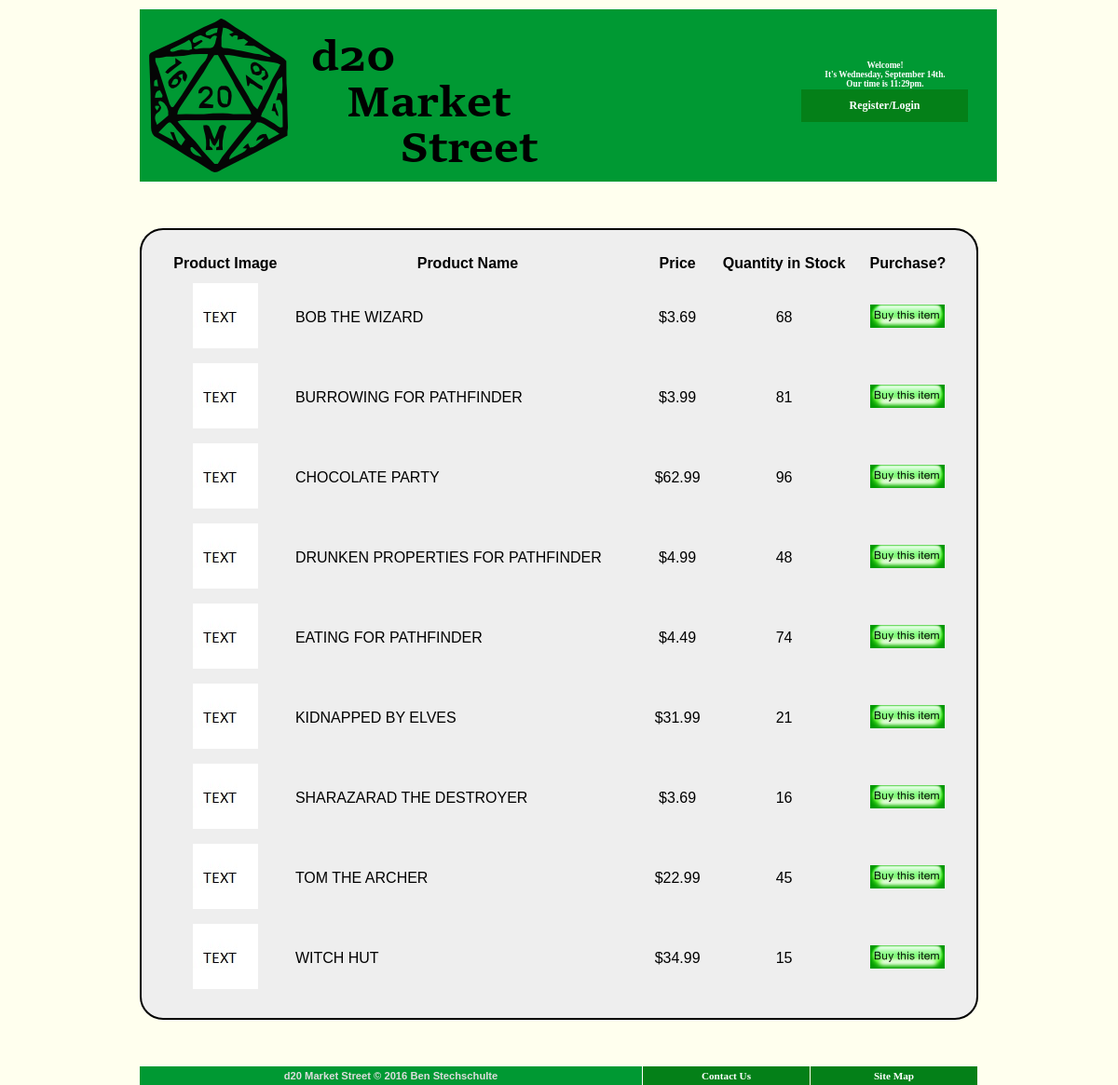
Screenshot of /digital.php with the database file from the repository.
### tables this page shows
CREATE TABLE `Products`
(
  `product_id` INT NOT NULL AUTO_INCREMENT,
  `product_category_code` VARCHAR(7) NOT NULL,
  `product_name` TINYTEXT NOT NULL,
  `product_price` DOUBLE NOT NULL,
  `product_inventory` INT NOT NULL,
  `product_size` VARCHAR(10) NOT NULL,
  `product_description` TEXT NOT NULL,
  `product_image_url` TINYTEXT NOT NULL,
  `product_additional_details` TINYTEXT NOT NULL,
  `store_id` INT NULL,
  PRIMARY KEY (`product_id`)
);

### scripts/displayCategory.php (the view, shortened to what this page needs)
<?php
include 'db.php';
$query = "SELECT * FROM `Products` WHERE `product_category_code` = '".$cat."' ORDER BY product_name ASC";
$category = mysqli_query($db_connection, $query)
    or die(mysqli_error($db_connection));
$numRecords = mysqli_num_rows($category);
echo "<div class=\"Products\"><table>";
echo "<tr><td align='center'><strong>Product Image</strong></td>
    <td align='center'><strong>Product Name</strong></td>
    <td align='center'><strong>Price</strong></td>
    <td align='center'><strong>Quantity in Stock</strong></td>
    <td align='center'><strong>Purchase?</strong></td></tr>";
for ($i = 0; $i < $numRecords; $i++)
{
    echo "<tr>";
    $row = mysqli_fetch_array($category);
    echo "<td align='center'>";
    echo  "<img height='70px' width='70px'
        src='".$row["product_image_url"]."'
        alt='Product Image' />";
    echo "</td><td>";
    echo $row["product_name"];
    echo "</td><td align='center'>";
    printf("$%.2f",$row["product_price"]);
    echo "</td><td align='center'>";
    echo $row["product_inventory"];
    echo "</td><td align='center'>";
    echo "<a href=\"purchase.php?prod='".$row["product_id"]."'\">";
    echo "<img src='images/buythisitem.png' alt='Buy this item' /></a>";
    echo "</td></tr>";
}
echo "</table></div>";
?>

### css/default.css (style rules this page uses)
* { padding: 0; margin: 0; }
body { width: 100%; margin-top: 10px; font-family: Verdana, Arial, Helvetica, sans-serif; font-size: 16px; background-color: #FFE; flex: auto; justify-content: center; display: flex; }
div#footer { clear: left; }
div#copyright { float: left; width: 539px; padding: 4px 0; border-right: 1px solid #FFF; background-color: #093; color: #DDD; text-align: center; font-weight: bold; font-size: .7em; }
div#footerMenu { float: left; width: 360px; }
.Links { padding: 0; margin: 0; }
.Links li { padding: 0; margin: 0; float: left; list-style: none; font: bold .7em Verdana; }
.Links li a { display: block; width: 159px; padding: 4px 10px; margin: 0 1px 0 0;; background-color: #048018; color: #FFF; text-align: center; text-decoration: none; }
.Products table { width: 100%; background-color: #EEE; border-style: solid; border-color: black; border-width: 2px; border-radius: 25px; padding: 20px; margin: 50px 0; }
.receipt tr, td { padding: 5px 5px 5px 5px; }

### rows the page displays
products: product_image_url (picture), product_name "BOB THE WIZARD", product_price "3.69", product_inventory "68"
products: product_image_url (picture), product_name "BURROWING FOR PATHFINDER", product_price "3.99", product_inventory "81"
products: product_image_url (picture), product_name "CHOCOLATE PARTY", product_price "62.99", product_inventory "96"
products: product_image_url (picture), product_name "DRUNKEN PROPERTIES FOR PATHFINDER", product_price "4.99", product_inventory "48"
products: product_image_url (picture), product_name "EATING FOR PATHFINDER", product_price "4.49", product_inventory "74"
products: product_image_url (picture), product_name "KIDNAPPED BY ELVES", product_price "31.99", product_inventory "21"
products: product_image_url (picture), product_name "SHARAZARAD THE DESTROYER", product_price "3.69", product_inventory "16"
products: product_image_url (picture), product_name "TOM THE ARCHER", product_price "22.99", product_inventory "45"
products: product_image_url (picture), product_name "WITCH HUT", product_price "34.99", product_inventory "15"
